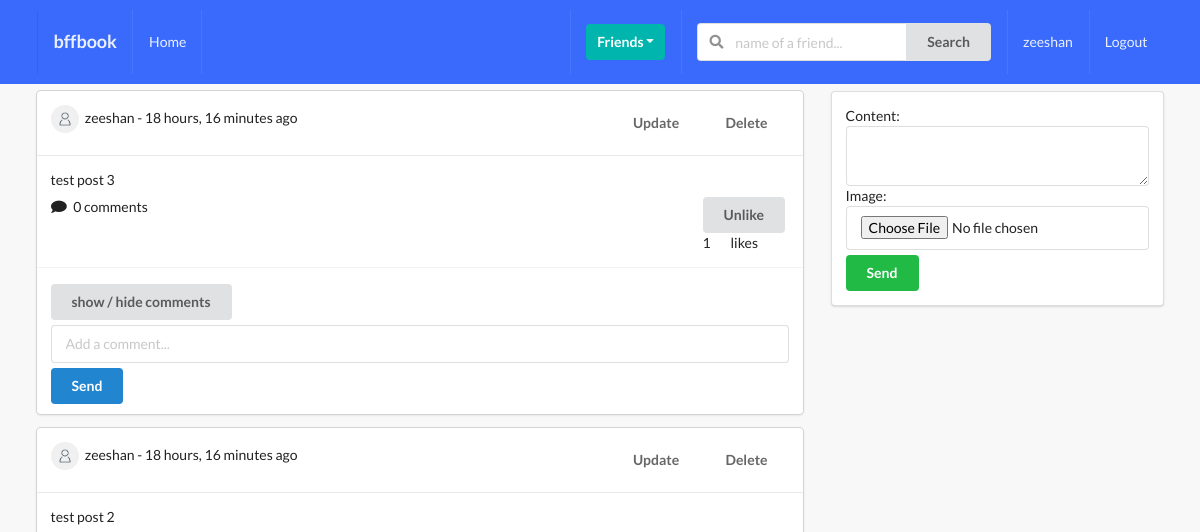
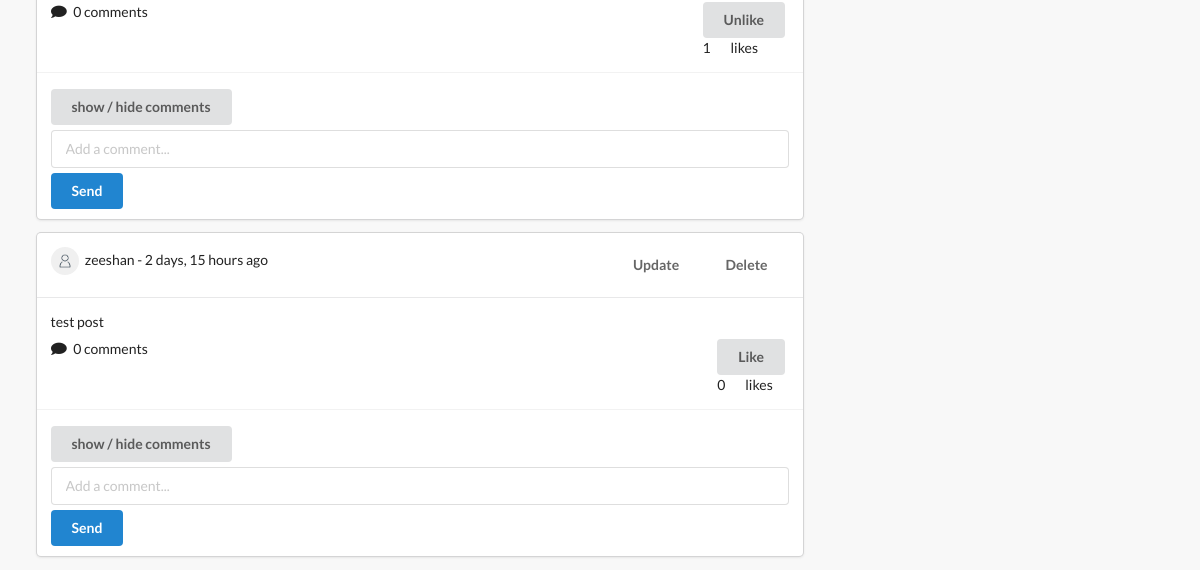
Before: /posts/ (signed in) with the older database file (2 pictures, top to bottom).
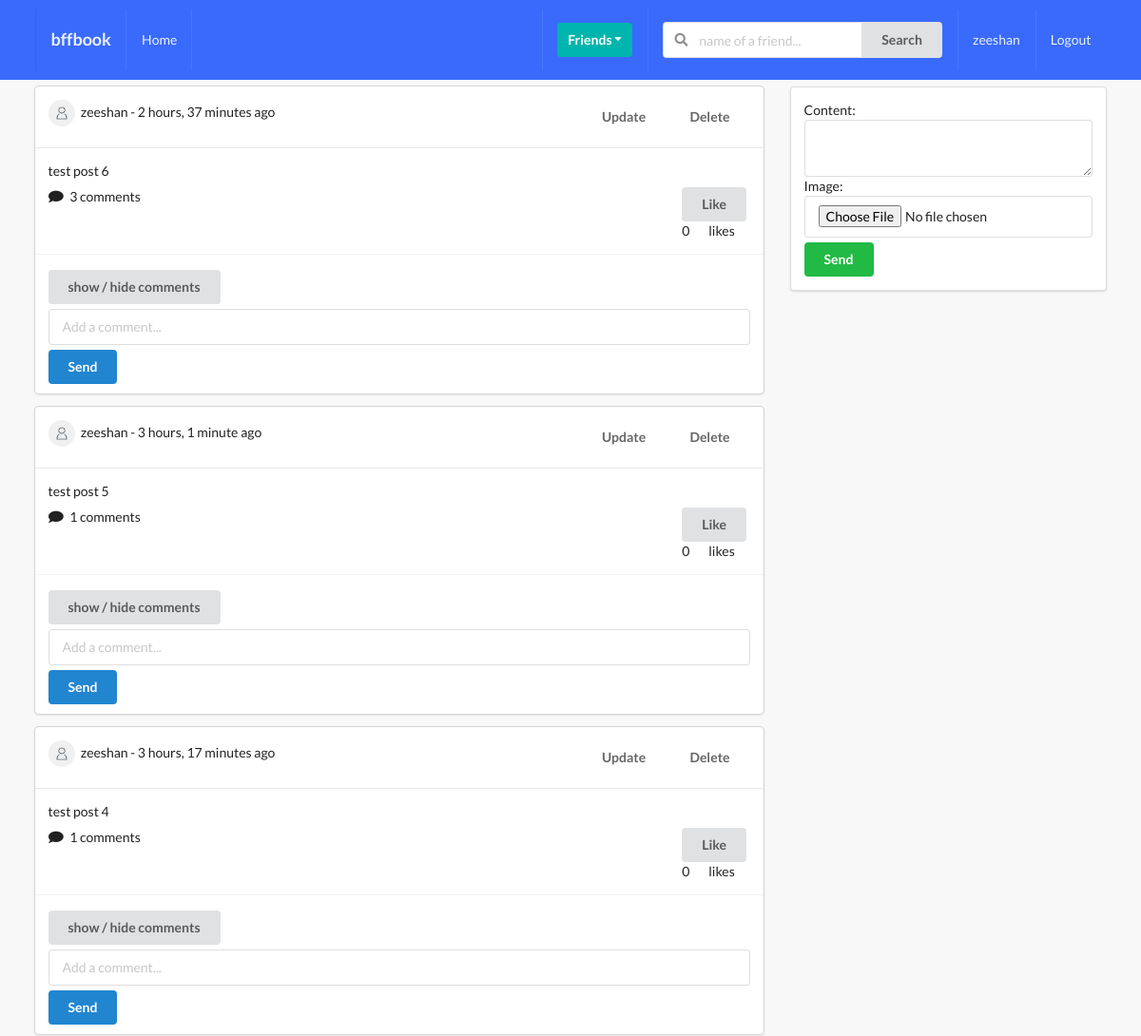
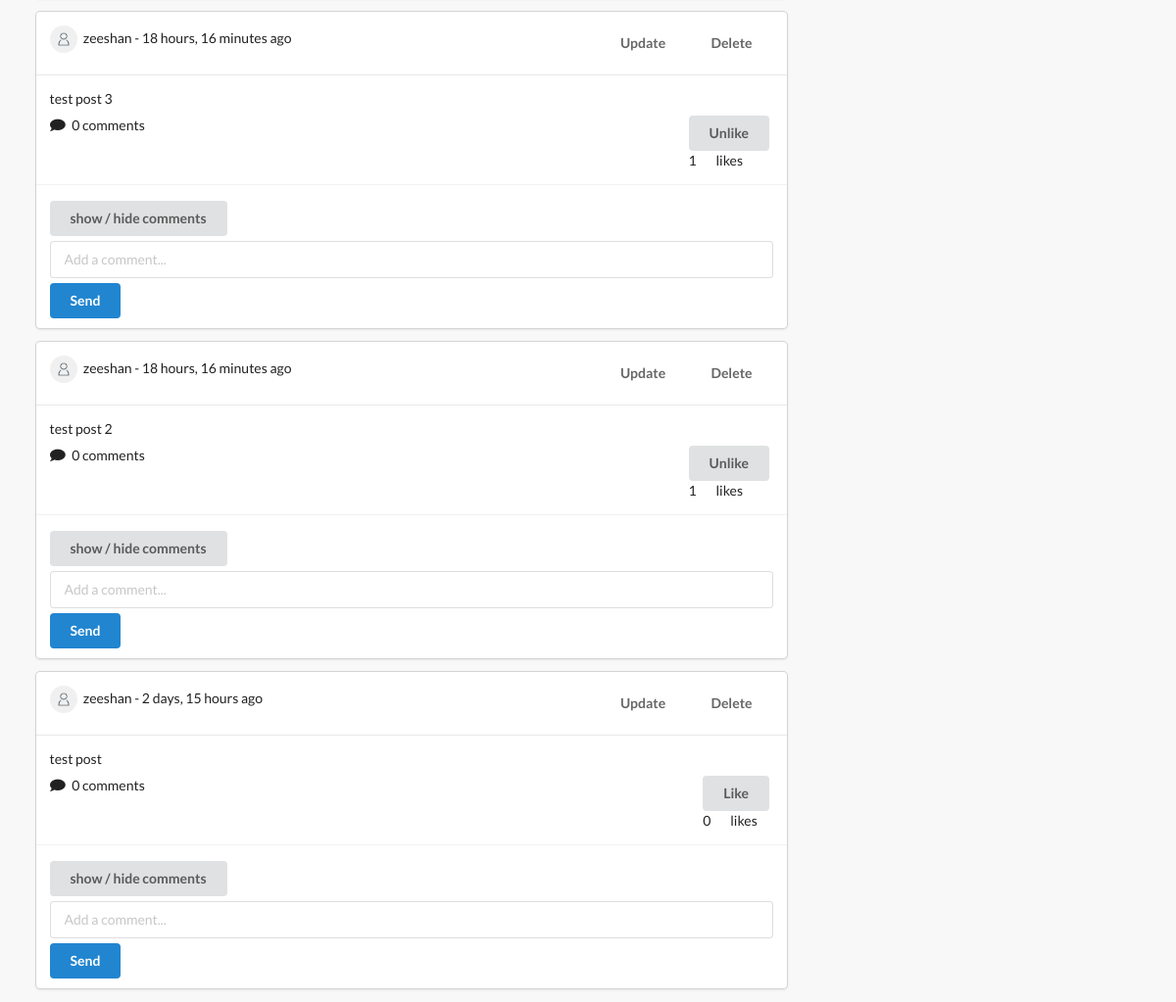
After: the same page with the newer database file (2 pictures, top to bottom).
### posts/models.py (models this page shows, shortened)
class Post(models.Model):
    content = models.TextField()
    image = models.ImageField(upload_to='posts', validators=[FileExtensionValidator(['png', 'jpg', 'jpeg'])], blank=True)
    liked = models.ManyToManyField(Profile, blank=True, related_name='likes')
    updated = models.DateTimeField(auto_now=True)
    created = models.DateTimeField(auto_now_add=True)
    author = models.ForeignKey(Profile, on_delete=models.CASCADE, related_name='posts')
    def num_likes(self):
        return self.liked.all().count()
    def num_comments(self):
        return self.comment_set.all().count()
    class Meta:
        ordering = ('-created',)

### profiles/models.py (models this page shows, shortened)
class Profile(models.Model):
    first_name = models.CharField(max_length=200, blank=True)
    last_name = models.CharField(max_length=200, blank=True)
    user = models.OneToOneField(User, on_delete=models.CASCADE)
    bio = models.TextField(default="No bio ...", max_length=300)
    email = models.EmailField(max_length=200, blank=True)
    country = models.CharField(max_length=200, blank=True)
    avatar = models.ImageField(default='avatar.png', upload_to='avatars/')
    friends = models.ManyToManyField(User, blank=True, related_name='friends')
    slug = models.SlugField(unique=True, blank=True)
    updated = models.DateTimeField(auto_now=True)
    created = models.DateTimeField(auto_now_add=True)
    def __str__(self):
        return f"{self.user.username} - {self.created.strftime('%d-%m-%Y')}"

### posts/views.py (the view, shortened to what this page needs)
# urls.py: path('', post_comment_create_and_list_view, name='main-post-view'),
def post_comment_create_and_list_view(request):
    qs = Post.objects.all()
    profile = Profile.objects.get(user=request.user)
    p_form = PostModelForm()
    c_form = CommentModelForm()
    post_added = False
    profile = Profile.objects.get(user=request.user)
    context = {
        'qs': qs,
        'profile': profile,
        'p_form': p_form,
        'c_form': c_form,
        'post_added': post_added,
    }
    return render(request, 'posts/main.html', context)

### posts/forms.py
class PostModelForm(forms.ModelForm):
    content = forms.CharField(widget=forms.Textarea(attrs={'rows':2}))
    class Meta:
        model = Post
        fields = ('content', 'image')

class CommentModelForm(forms.ModelForm):
    body = forms.CharField(label='', widget=forms.TextInput(attrs={'placeholder': 'Add a comment...'}))
    class Meta:
        model = Comment
        fields = ('body',)

### posts/templates/posts/main.html (shortened to what this page needs)
{% extends 'base.html' %}
{% block content %}
<div class="ui grid">
    <div class="eleven wide column">
        {% for obj in qs %}
        <div class="ui fluid card">
            <div class="content">
                <div class="right floated meta">
                <div class="ui grid">
                    <div class="row">
                        {% ifequal request.user obj.author.user %}
                            <a href="{% url 'posts:post-update' obj.pk %}"><button class="ui button bwhite-lg ">Update</button></a>
                            <a href="{% url 'posts:post-delete' obj.pk %}"><button class="ui button bwhite-lg ">Delete</button></a>
                        {% endifequal %}
                    </div>
                </div>
                </div>
                <img class="ui avatar image" src={{obj.author.avatar.url}}>
                {{ obj.author.user }} - {{ obj.created|timesince}} ago
            </div>
            <div class="content">
                <p> {{ obj.content }} </p>
                <div class="right floated">
                    <form action="{% url 'posts:like-post-view' %}" method="POST" class='like-form' id='{{obj.id}}'>
                            <button type="submit" class="ui button like-btn{{obj.id}}">
                                {% if profile not in obj.liked.all %}
                                    Like
                                {% else %}
                                    Unlike
                                {% endif %}
                            </button>
                            <div class="ui grid">
                                <div class="column">
                                    <div class="like-count{{obj.id}}"> {{obj.num_likes}} </div>
                                </div>
                                <div class="column">
                                    likes
                                </div>
                            </div>
                    </form>
                </div>
                <i class="comment icon"></i>
                <span> {{ obj.num_comments }} comments</span>
            </div>
            <div class="extra content">
                <button class="cmt_btn ui button mb-5">show / hide comments</button>
                <form action="" method="POST"class='ui fluid form'>
                    {{ c_form }}
                    <button type="submit" name="submit_c_form" class="ui primary button mt-5 w-full">Send</button>
                </form>
            </div>
        </div>
        {% endfor %}
    </div>
    <div class="five wide column">
        <div class="ui segment">
            <form action="" method="POST" class='ui form' enctype="multipart/form-data">
                {{p_form}}
                <button type='submit' name="submit_p_form" class="ui positive button w-full mt-5">Send</button>
            </form>
        </div>
    </div>
</div>
{% endblock content %}

### templates/base.html (shortened to what this page needs)
{% load static %}
<!doctype html>
<html lang="en">
  <head>
    <link rel="stylesheet" type="text/css" href={% static 'style.css' %}>
    <link rel="stylesheet" type='text/css' href="https://cdnjs.cloudflare.com/ajax/libs/semantic-ui/2.2.14/semantic.min.css">
  </head>
  <body>
    {% include 'main/navbar.html' %}
    <div class="ui container">
      {% block content %}
      {% endblock content %}
    </div>
  </body>
</html>

### templates/main/navbar.html (shortened to what this page needs)
<div class="ui inverted menu nav mb-7">
    <div class="ui container">
      <a href="" class="item">
          <h3>bffbook</h3>
      </a>
      {% if request.user.is_authenticated %}
      <a href="" class="item">
          Home
      </a>
      {% endif %}
      <div class="right menu">
          {% if request.user.is_authenticated %}
          <div class="item">
              <div class="ui floating dropdown icon button teal"> Friends
                  <i class="dropdown icon"></i>
               </div>
          </div>
               <div class="item">
                <form action="" method="GET">
                  <div class="ui action left icon input">
                  <input class="prompt" type="text" name='q' placeholder="name of a friend...">
                  <button type='submit' class="ui button">Search</button>
                  </div>
              </form>
              </div>
              <a href="" class="item">
                   {{ request.user }}
              </a>
              <a href="" class="ui item">
                  Logout
              </a>
          {% else %}
          <a href="" class="ui item">
                  Login
              </a>
          {% endif %}
      </div>
    </div>
  </div>

### static_project/style.css (style rules this page uses)
body { background: #f8f8f8 !important; }
.nav { border-radius: 0px !important; padding: 10px 0 10px 0 !important; background-color: #396afc !important; }
.mb-7 { margin-bottom: 7px !important; }
.mt-5 { margin-top: 5px !important; }
.mb-5 { margin-bottom: 5px !important; }
.bwhite-lg { background-color: transparent !important; }

Changed rows visible on the page:
added Post: author.avatar (placeholder picture), author.user "zeeshan", created "2 hours, 37 minutes", content "test post 6", shows "Like", num_likes "0", num_comments "3"
added Post: author.avatar (placeholder picture), author.user "zeeshan", created "3 hours, 1 minute", content "test post 5", shows "Like", num_likes "0", num_comments "1"
added Post: author.avatar (placeholder picture), author.user "zeeshan", created "3 hours, 17 minutes", content "test post 4", shows "Like", num_likes "0", num_comments "1"
